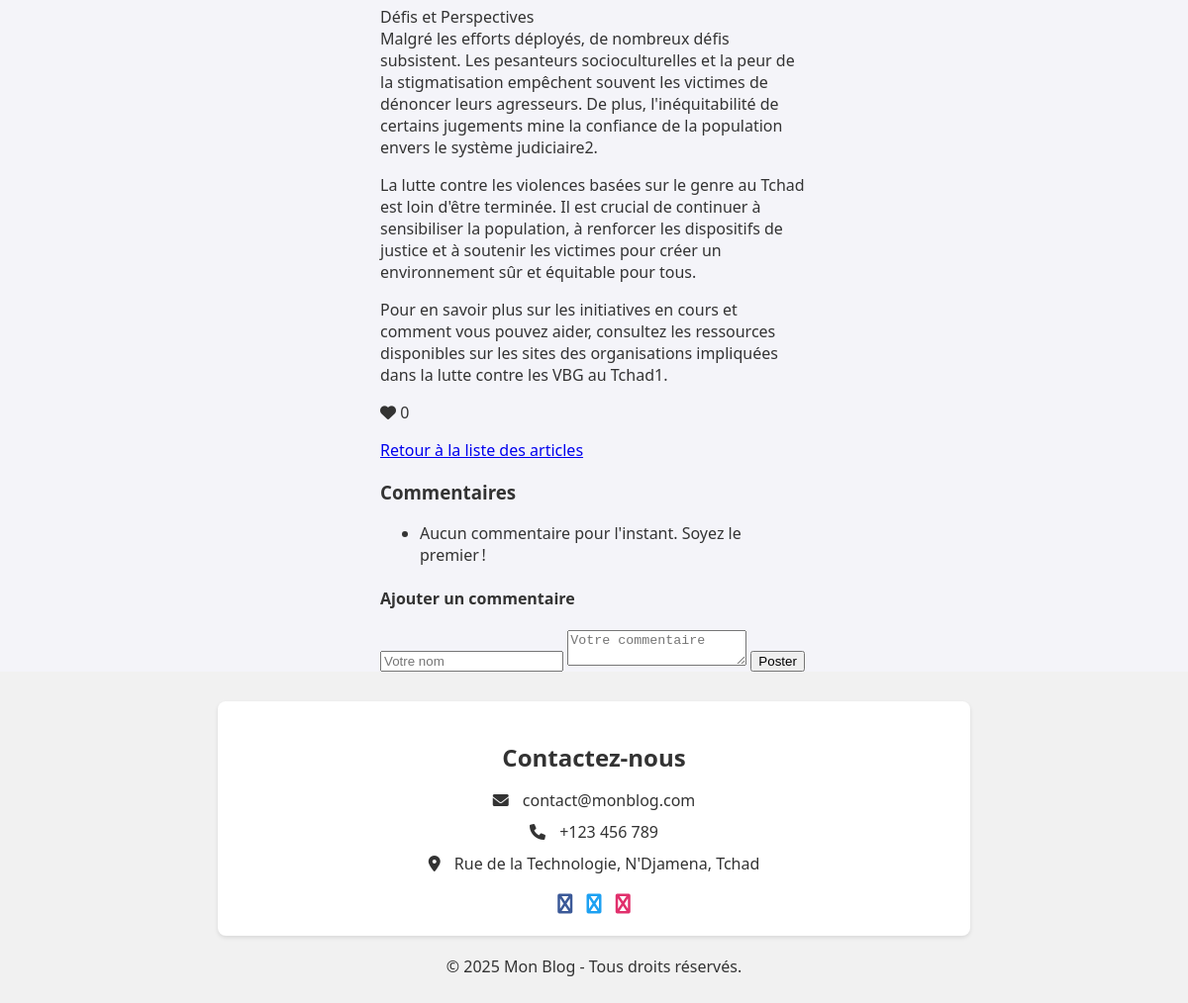
Before: /article/8/ (lower part) with the older database file.
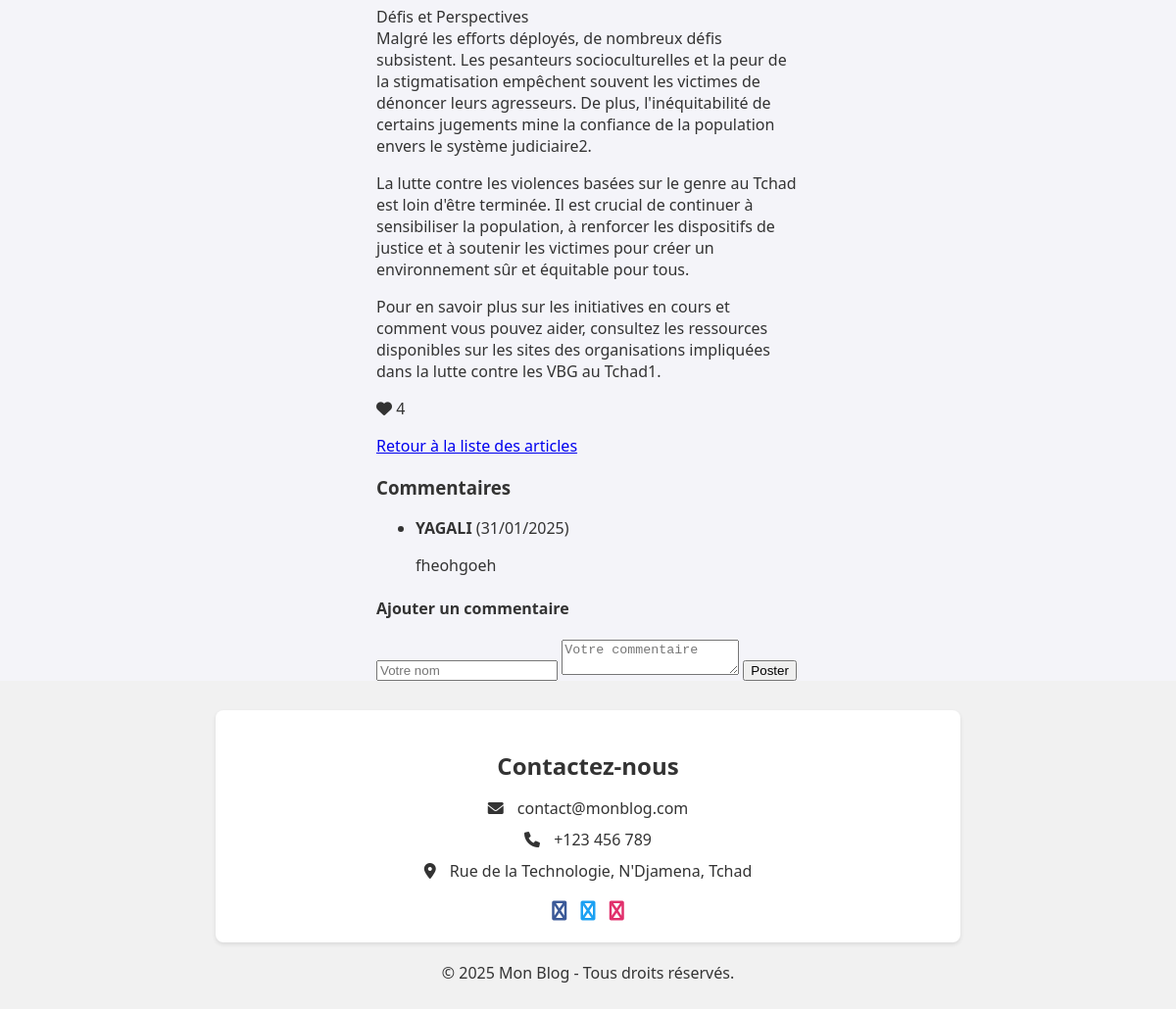
After: the same page with the newer database file.
### blog/models.py (models this page shows, shortened)
class Article(models.Model):
    titre = models.CharField(max_length=200)
    contenu = models.TextField()
    date_publication = models.DateTimeField(auto_now_add=True)
    likes = models.PositiveIntegerField(default=0)

class Commentaire(models.Model):
    article = models.ForeignKey(Article, on_delete=models.CASCADE, related_name='commentaires')
    auteur = models.CharField(max_length=100)
    contenu = models.TextField()
    date_commentaire = models.DateTimeField(auto_now_add=True)

### blog/views.py (the view)
# urls.py: path('article/<int:article_id>/', views.detail_article, name='detail_article'),  # Page de détail
def detail_article(request, article_id):
    article = get_object_or_404(Article, id=article_id)  # Récupérer l'article ou retourner 404
    return render(request, 'detail_article.html', {'article': article})

### blog/templates/detail_article.html (shortened to what this page needs)
<!DOCTYPE html>
<html lang="fr">
<head>
    <link rel="stylesheet" href="https://cdnjs.cloudflare.com/ajax/libs/font-awesome/6.0.0-beta3/css/all.min.css">
</head>
<body>
    <main class="container">
        <div class="container">
            <p class="aricle-contenu">{{ article.contenu|linebreaks }}</p>
            <i id="like-icon" class="fas fa-heart like-icon"></i> <span id="like-count">{{ article.likes }}</span>
            <p><a href="{% url 'liste_articles' %}">Retour à la liste des articles</a></p>
            <h3>Commentaires</h3>
            <div class="comments-section">
                <ul>
                    {% for commentaire in article.commentaires.all|slice:":3"%}
                    <li>
                        <strong>{{ commentaire.auteur }}</strong> ({{ commentaire.date_commentaire|date:"d/m/Y" }})
                        <p>{{ commentaire.contenu }}</p>
                    </li>
                    {% empty %}
                    <li>Aucun commentaire pour l'instant. Soyez le premier !</li>
                    {% endfor %}
                </ul>
            </div>
            <h4>Ajouter un commentaire</h4>
            <div class="comment-form">
                <form method="POST" action="{% url 'ajouter_commentaire' article.id %}">
                    <input type="text" name="auteur" placeholder="Votre nom" required>
                    <textarea name="contenu" placeholder="Votre commentaire" required></textarea>
                    <button type="submit">Poster</button>
                </form>
            </div>
        </div>
    </main>
    <footer>
        <div id="contact" class="contact">
            <h2>Contactez-nous</h2>
            <ul class="contact-info">
                <li><i class="fas fa-envelope"></i> contact@monblog.com</li>
                <li><i class="fas fa-phone"></i> +123 456 789</li>
                <li><i class="fas fa-map-marker-alt"></i> Rue de la Technologie, N'Djamena, Tchad</li>
            </ul>
            <div class="social-links">
                <a href="#" class="fa fa-facebook"></a>
                <a href="#" class="fa fa-twitter"></a>
                <a href="#" class="fa fa-instagram"></a>
            </div>
        </div>
        <p>&copy; 2025 Mon Blog - Tous droits réservés.</p>
    </footer>
</body>
</html>

Changed rows visible on the page:
changed Article: likes "0" → "4"
added Commentaire: auteur "YAGALI", date_commentaire "31/01/2025", contenu "fheohgoeh"
Other visible differences:
text no longer shown: "Aucun commentaire pour l'instant. Soyez le premier !"
